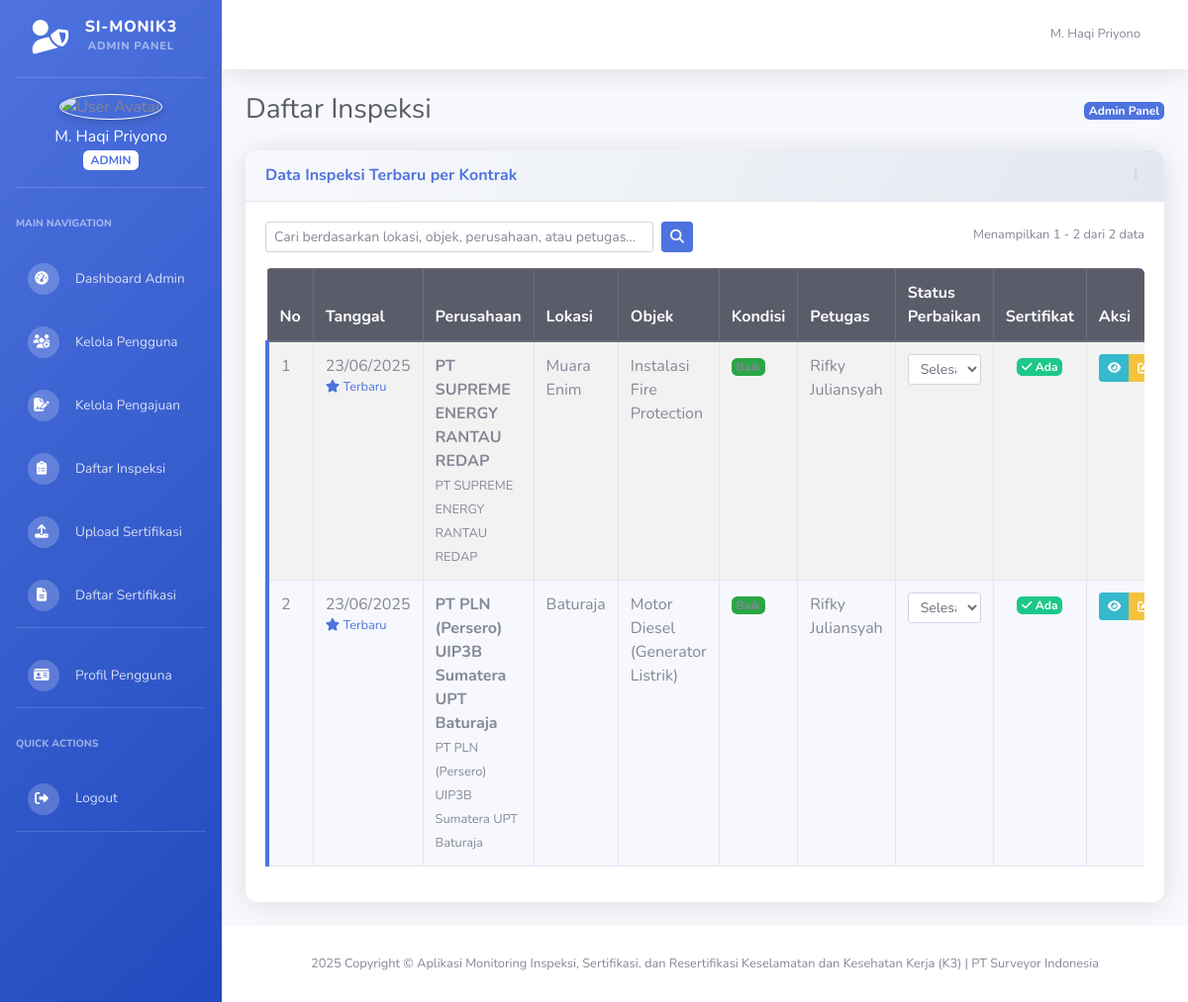
Screenshot of /daftar_inspeksi.php (signed in) with the database file from the repository.
### tables this page shows
CREATE TABLE `inspeksi` (
  `id_inspeksi` int(11) NOT NULL,
  `id_kontrak` int(11) NOT NULL,
  `tanggal_inspeksi` date NOT NULL,
  `lokasi` varchar(255) NOT NULL,
  `objek_diperiksa` varchar(255) NOT NULL,
  `kondisi` enum('baik','kurang baik','tidak layak') NOT NULL,
  `temuan` text DEFAULT NULL,
  `tindakan_rekomendasi` text DEFAULT NULL,
  `petugas_id` int(11) NOT NULL,
  `status_perbaikan` enum('perlu','selesai') DEFAULT 'perlu',
  `created_at` timestamp NOT NULL DEFAULT current_timestamp()
);

CREATE TABLE `pengajuan` (
  `id_pengajuan` int(11) NOT NULL,
  `id_user` int(11) NOT NULL,
  `nama_client` varchar(100) NOT NULL,
  `nama_perusahaan` varchar(100) NOT NULL,
  `alamat` text NOT NULL,
  `npwp` varchar(20) NOT NULL,
  `kegiatan_tic` varchar(50) NOT NULL,
  `wilayah` varchar(100) NOT NULL,
  `telp` varchar(20) NOT NULL,
  `email` varchar(100) NOT NULL,
  `status` enum('pending','approved','rejected') DEFAULT 'pending',
  `tanggal_pengajuan` timestamp NOT NULL DEFAULT current_timestamp()
);

CREATE TABLE `users` (
  `id_user` int(11) NOT NULL,
  `nama` varchar(100) DEFAULT NULL,
  `email` varchar(100) DEFAULT NULL,
  `password` varchar(255) DEFAULT NULL,
  `role` enum('admin','staff','pelanggan') DEFAULT 'pelanggan',
  `avatar` varchar(255) DEFAULT 'default.svg',
  `created_at` timestamp NOT NULL DEFAULT current_timestamp()
);

### daftar_inspeksi.php (the view, shortened to what this page needs)
<?php
require '../../config/config.php';
$limit = 10;
$page = isset($_GET['page']) ? (int)$_GET['page'] : 1;
$offset = ($page - 1) * $limit;
$search = isset($_GET['search']) ? $_GET['search'] : '';
$where_clause = '';
$params = [];
$types = '';
$base_sql = "FROM (
    SELECT i.*,
           ROW_NUMBER() OVER (PARTITION BY i.id_kontrak ORDER BY i.tanggal_inspeksi DESC, i.id_inspeksi DESC) as rn
    FROM inspeksi i
) i_ranked
JOIN inspeksi i ON i.id_inspeksi = i_ranked.id_inspeksi AND i_ranked.rn = 1
JOIN kontrak k ON i.id_kontrak = k.id_kontrak
JOIN pengajuan p ON k.id_pengajuan = p.id_pengajuan
JOIN users u ON i.petugas_id = u.id_user
WHERE 1=1 $where_clause";
$count_sql = "SELECT COUNT(*) as total $base_sql";
if (!empty($params)) {
    $count_stmt = $conn->prepare($count_sql);
    $count_stmt->bind_param($types, ...$params);
    $count_stmt->execute();
    $total_records = $count_stmt->get_result()->fetch_assoc()['total'];
} else {
    $total_records = $conn->query($count_sql)->fetch_assoc()['total'];
}
$sql = "SELECT i.*, p.nama_perusahaan, p.nama_client, u.nama as petugas_nama,
               k.tanggal_berakhir as kontrak_berakhir,
               (SELECT COUNT(*) FROM sertifikat s WHERE s.id_inspeksi = i.id_inspeksi) as has_sertifikat
        $base_sql
        ORDER BY i.created_at DESC
        LIMIT ? OFFSET ?";
$final_params = array_merge($params, [$limit, $offset]);
$final_types = $types . 'ii';
$stmt = $conn->prepare($sql);
if (!empty($params)) {
    $stmt->bind_param($final_types, ...$final_params);
} else {
    $stmt->bind_param('ii', $limit, $offset);
}
$stmt->execute();
$inspeksi_data = $stmt->get_result();
?>
<!DOCTYPE html>
<html lang="id">
<head>
    <link href="../../vendor/fontawesome-free/css/all.min.css" rel="stylesheet" type="text/css">
    <link href="../../css/sb-admin-2.min.css" rel="stylesheet">
    <link href="../../vendor/datatables/dataTables.bootstrap4.min.css" rel="stylesheet">
</head>
<body id="page-top">
    <div id="wrapper">
        <?php include '../../includes/sidebar.php'; ?>
        <div id="content-wrapper" class="d-flex flex-column">
            <div id="content">
                <?php include '../../includes/topbar.php'; ?>
                <div class="container-fluid">
                    <div class="d-sm-flex align-items-center justify-content-between mb-4">
                        <h1 class="h3 mb-0 text-gray-800">Daftar Inspeksi</h1>
                        <div class="d-none d-sm-block">
                            <span class="badge badge-primary">Admin Panel</span>
                        </div>
                    </div>
                    <div class="card shadow mb-4">
                        <div class="card-header py-3 d-flex flex-row align-items-center justify-content-between">
                            <h6 class="m-0 font-weight-bold text-primary">Data Inspeksi Terbaru per Kontrak</h6>
                            <div class="dropdown no-arrow">
                                <a class="dropdown-toggle" href="#" role="button" id="dropdownMenuLink" data-toggle="dropdown" aria-haspopup="true" aria-expanded="false">
                                    <i class="fas fa-ellipsis-v fa-sm fa-fw text-gray-400"></i>
                                </a>
                            </div>
                        </div>
                        <div class="card-body">
                            <div class="row mb-3">
                                <div class="col-md-6">
                                    <form method="GET" class="d-flex">
                                        <input type="text" name="search" class="form-control form-control-sm"
                                               placeholder="Cari berdasarkan lokasi, objek, perusahaan, atau petugas..."
                                               value="<?= htmlspecialchars($search) ?>">
                                        <button type="submit" class="btn btn-primary btn-sm ml-2">
                                            <i class="fas fa-search"></i>
                                        </button>
                                    </form>
                                </div>
                                <div class="col-md-6 text-right">
                                    <small class="text-muted">
                                        Menampilkan <?= $offset + 1 ?> - <?= min($offset + $limit, $total_records) ?> dari <?= $total_records ?> data
                                    </small>
                                </div>
                            </div>
                            <div class="table-responsive">
                                <table class="table table-bordered table-striped table-hover" width="100%" cellspacing="0">
                                    <thead class="thead-dark">
                                        <tr>
                                            <th>No</th>
                                            <th>Tanggal</th>
                                            <th>Perusahaan</th>
                                            <th>Lokasi</th>
                                            <th>Objek</th>
                                            <th>Kondisi</th>
                                            <th>Petugas</th>
                                            <th>Status Perbaikan</th>
                                            <th>Sertifikat</th>
                                            <th>Aksi</th>
                                        </tr>
                                    </thead>
                                    <tbody>
                                        <?php
                                        $no = $offset + 1;
                                        while($row = $inspeksi_data->fetch_assoc()):
                                            $is_latest = true;
                                        ?>
                                        <tr class="<?= $is_latest ? 'latest-inspection' : '' ?>">
                                            <td><?= $no++ ?></td>
                                            <td>
                                                <?= date('d/m/Y', strtotime($row['tanggal_inspeksi'])) ?>
                                                <?php if($is_latest): ?>
                                                <small class="d-block text-primary"><i class="fas fa-star"></i> Terbaru</small>
                                                <?php endif; ?>
                                            </td>
                                            <td>
                                                <strong><?= htmlspecialchars($row['nama_perusahaan']) ?></strong><br>
                                                <small class="text-muted"><?= htmlspecialchars($row['nama_client']) ?></small>
                                            </td>
                                            <td><?= htmlspecialchars($row['lokasi']) ?></td>
                                            <td><?= htmlspecialchars($row['objek_diperiksa']) ?></td>
                                            <td>
                                                <?php
                                                $kondisi_class = '';
                                                switch($row['kondisi']) {
                                                    case 'baik': $kondisi_class = 'badge-kondisi-baik'; break;
                                                }
                                                ?>
                                                <span class="badge <?= $kondisi_class ?>"><?= ucfirst($row['kondisi']) ?></span>
                                            </td>
                                            <td><?= htmlspecialchars($row['petugas_nama']) ?></td>
                                            <td>
                                                <form method="POST" class="d-inline">
                                                    <select name="status_perbaikan" class="form-control form-control-sm" onchange="this.form.submit()">
                                                        <option value="selesai" <?= $row['status_perbaikan'] == 'selesai' ? 'selected' : '' ?>>Selesai</option>
                                                    </select>
                                                </form>
                                            </td>
                                            <td class="text-center">
                                                <?php if($row['has_sertifikat'] > 0): ?>
                                                    <span class="badge badge-success">
                                                        <i class="fas fa-check"></i> Ada
                                                    </span>
                                                <?php else: ?>
                                                    <span class="badge badge-warning">
                                                        <i class="fas fa-times"></i> Belum
                                                    </span>
                                                <?php endif; ?>
                                            </td>
                                            <td>
                                                <div class="btn-group btn-group-sm" role="group">
                                                    <a href="detail_inspeksi.php?id=<?= $row['id_inspeksi'] ?>"
                                                       class="btn btn-info btn-sm" title="Detail">
                                                        <i class="fas fa-eye"></i>
                                                    </a>
                                                    <a href="edit_inspeksi.php?id=<?= $row['id_inspeksi'] ?>"
                                                       class="btn btn-warning btn-sm" title="Edit">
                                                        <i class="fas fa-edit"></i>
                                                    </a>
                                                </div>
                                            </td>
                                        </tr>
                                        <?php endwhile; ?>
                                    </tbody>
                                </table>
                            </div>
                        </div>
                    </div>
                </div>
            </div>
            <footer class="sticky-footer bg-white">
                <div class="container my-auto">
                    <div class="copyright text-center my-auto">
                        <span><?= date("Y"); ?> Copyright &copy; Aplikasi Monitoring Inspeksi, Sertifikasi, dan Resertifikasi Keselamatan dan Kesehatan Kerja (K3) | PT Surveyor Indonesia</span>
                    </div>
                </div>
            </footer>
        </div>
    </div>
</body>
</html>

### daftar_inspeksi.php (style rules this page uses)
.badge-kondisi-baik { background-color: #28a745; }
.table-responsive { border-radius: 0.35rem; }
.btn-group-sm > .btn { padding: 0.25rem 0.5rem; font-size: 0.75rem; }
.card { border-radius: 12px; box-shadow: 0 6px 15px rgba(0,0,0,0.08); border: none; }
.card-header { background: linear-gradient(120deg, #f8f9fc, #e2e8f0); border-bottom: 1px solid #e3e6f0; border-radius: 12px 12px 0 0 !important; }
.latest-inspection { border-left: 4px solid #4e73df; background-color: rgba(78, 115, 223, 0.05); }

### rows the page displays
inspeksi: tanggal_inspeksi "23/06/2025", pengajuan.nama_perusahaan "PT SUPREME ENERGY RANTAU REDAP", pengajuan.nama_client "PT SUPREME ENERGY RANTAU REDAP", lokasi "Muara Enim", objek_diperiksa "Instalasi Fire Protection", kondisi "Baik", petugas.nama "Rifky Juliansyah", status_perbaikan "Selesai"
inspeksi: tanggal_inspeksi "23/06/2025", pengajuan.nama_perusahaan "PT PLN (Persero) UIP3B Sumatera UPT Baturaja", pengajuan.nama_client "PT PLN (Persero) UIP3B Sumatera UPT Baturaja", lokasi "Baturaja", objek_diperiksa "Motor Diesel (Generator Listrik)", kondisi "Baik", petugas.nama "Rifky Juliansyah", status_perbaikan "Selesai"

### other values shown
$role "ADMIN"
$_SESSION['user']['nama'] "M. Haqi Priyono"
$nama "M. Haqi Priyono"
$offset + 1 "1"
min($offset + $limit, $total_records) "2"
$total_records "2"
